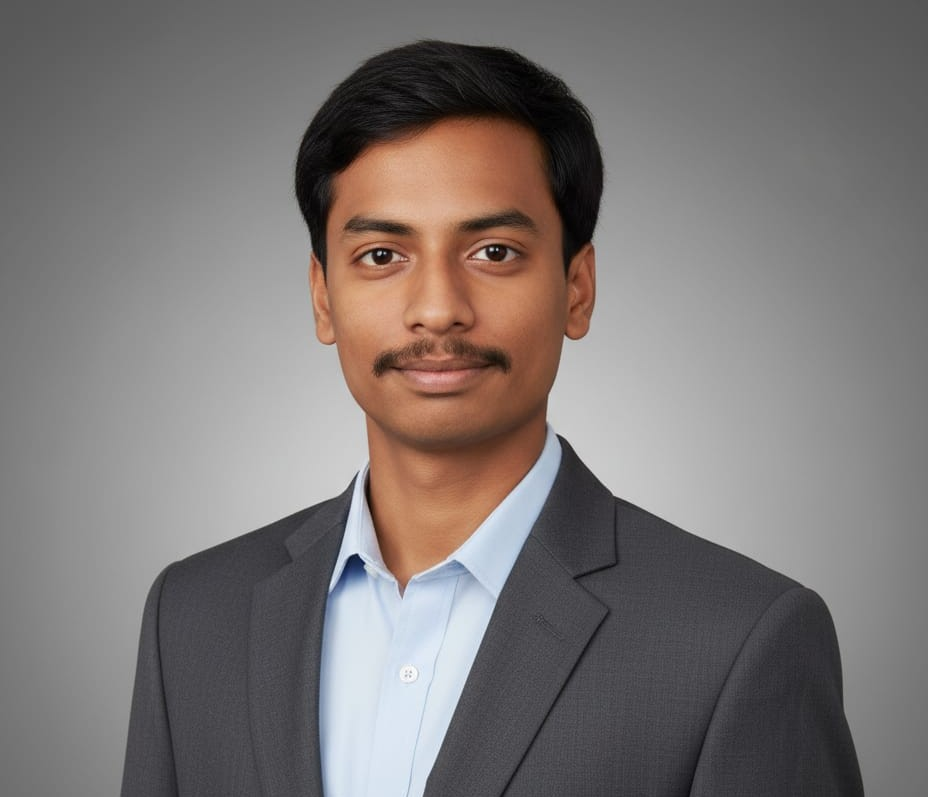
#> input picture openCV/DAY 2/shreekanth photo.jpeg, 928 x 797 px, found by its file name
$ python p.py
#> lines starting #> are read from the running program, lines starting #| are printed output that depends on the picture; after the words box and inside, x2 and y2 are one past the last pixel; in counts of white or black regions, pixels touching at a corner belong together
import cv2
import numpy as np
import matplotlib.pyplot as plt

img = cv2.imread(r"C:\Users\shreekanth\OneDrive\Desktop\openCV\DAY 2\shreekanth photo.jpeg")
#> img is the input picture: shape (797, 928, 3); mean B, G, R 117.5, 119, 124.9
gray = cv2.cvtColor(img, cv2.COLOR_BGR2GRAY)
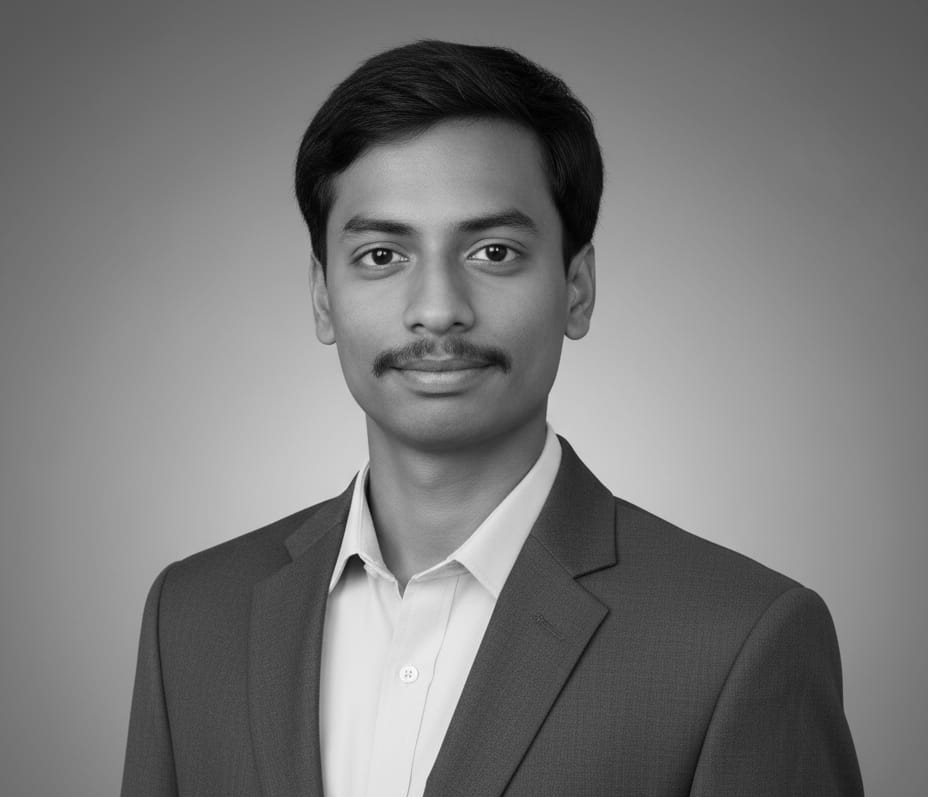
#> gray: shape (797, 928); min 0, max 254, mean 120.6

# Advanced Techniques

# 1. Color Masking (Remove/Keep specific color)
hsv = cv2.cvtColor(img, cv2.COLOR_BGR2HSV)
#> hsv: shape (797, 928, 3); mean H, S, V 35.7, 22.8, 127.1
lower = np.array([0, 50, 50])
upper = np.array([30, 255, 255])
mask = cv2.inRange(hsv, lower, upper)
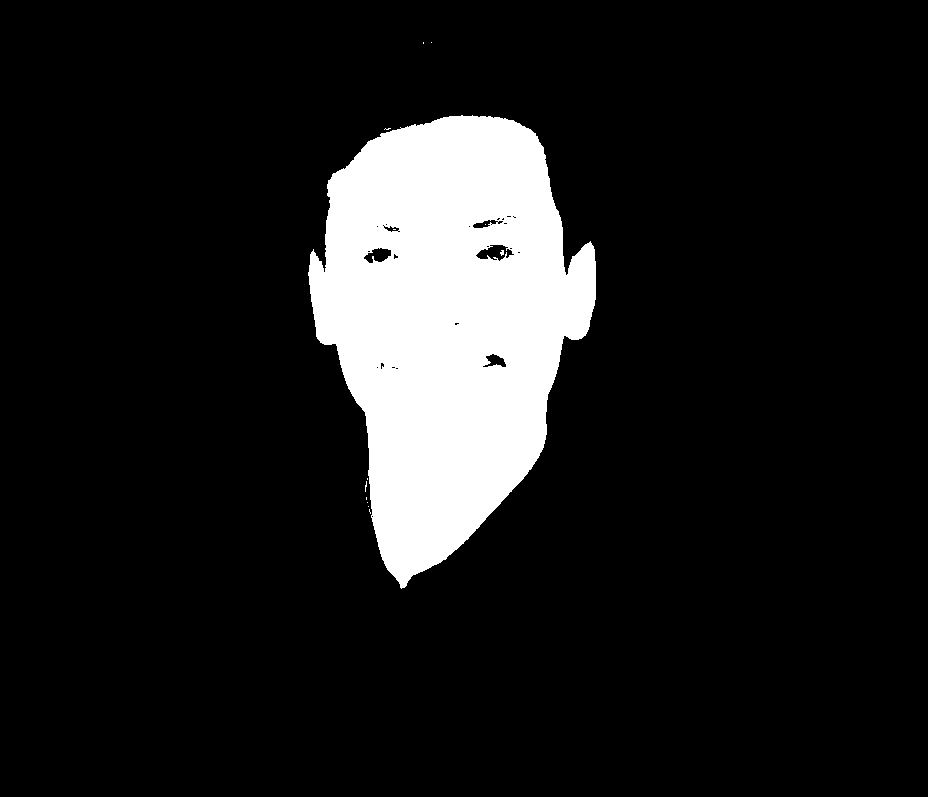
#> mask: shape (797, 928); 11.8% white; 13 white regions (12 under 20 px), largest, box (x1, y1, x2, y2) and area: (308, 115, 596, 589) 87419
result = cv2.bitwise_and(img, img, mask=mask)
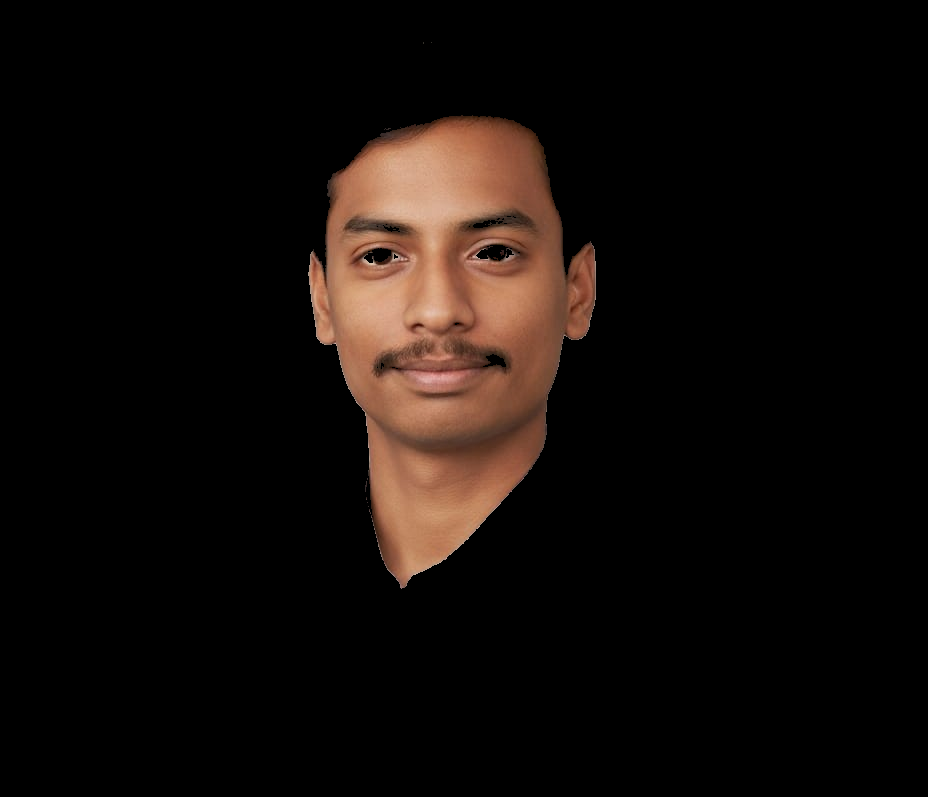
#> result: shape (797, 928, 3); mean B, G, R 9.4, 12.5, 18.8

# 2. Edge Enhancement
edges = cv2.Canny(gray, 50, 150)
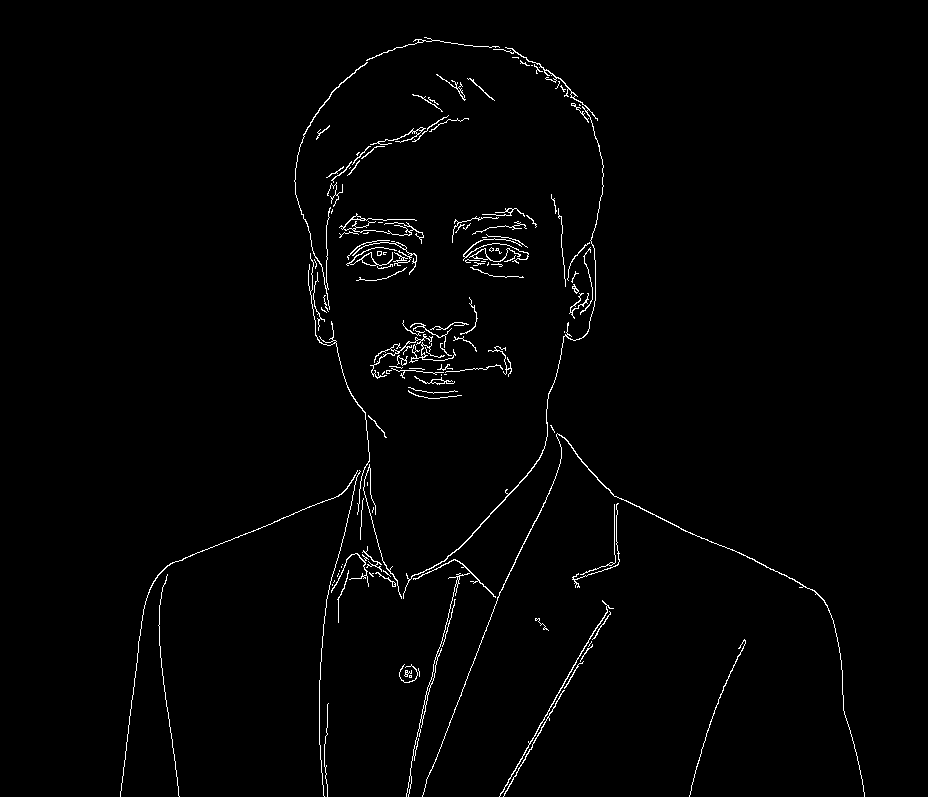
#> edges: shape (797, 928); 1.5% white in thin lines or dots, all inside (x1, y1, x2, y2) = (120, 37, 865, 797)
enhanced = cv2.addWeighted(gray, 1, edges, 0.5, 0)
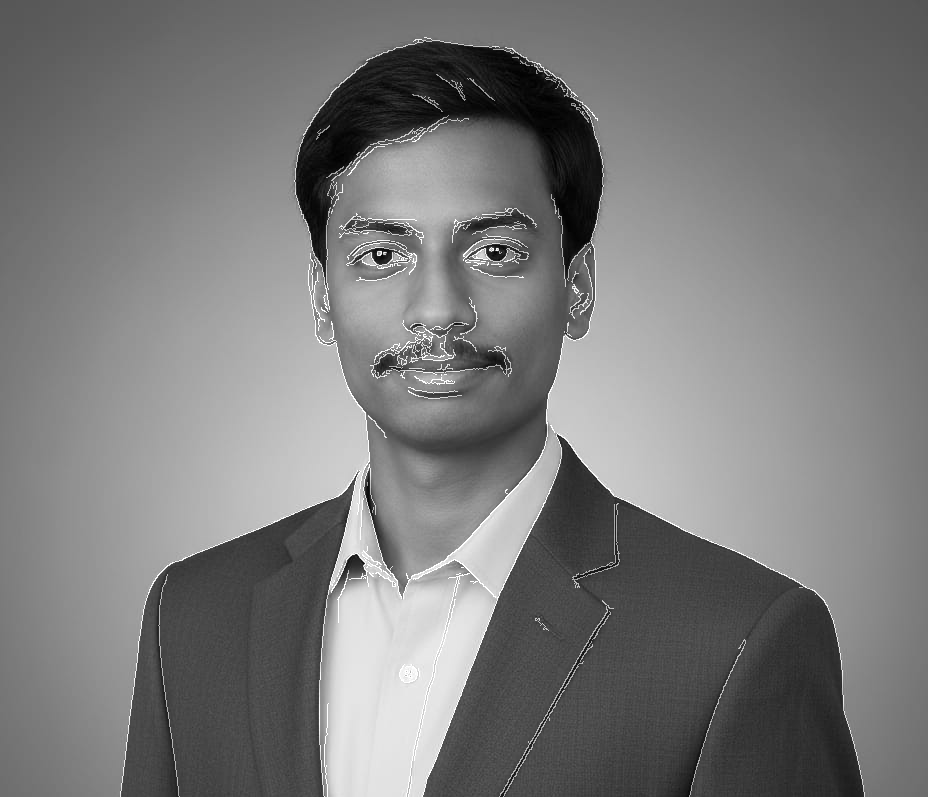
#> enhanced: shape (797, 928); min 0, max 255, mean 122.3

# 3. Perspective Transformation (Warp)
pts1 = np.float32([[50,50], [400,50], [50,300], [400,300]])
pts2 = np.float32([[0,0], [300,0], [0,300], [300,300]])
M = cv2.getPerspectiveTransform(pts1, pts2)
warped = cv2.warpPerspective(img, M, (300, 300))
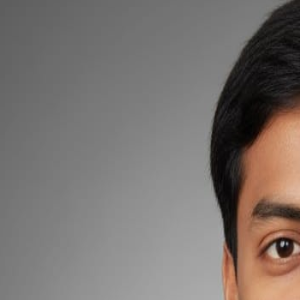
#> warped: shape (300, 300, 3); mean B, G, R 111.1, 114.8, 121.8

# 4. Image Pyramid
pyr_down = cv2.pyrDown(img)
pyr_up = cv2.pyrUp(pyr_down)

# 5. Custom Kernel (Sharpening)
kernel = np.array([[-1,-1,-1], [-1,9,-1], [-1,-1,-1]])
sharpened = cv2.filter2D(gray, -1, kernel)

print("All advanced operations completed!")
